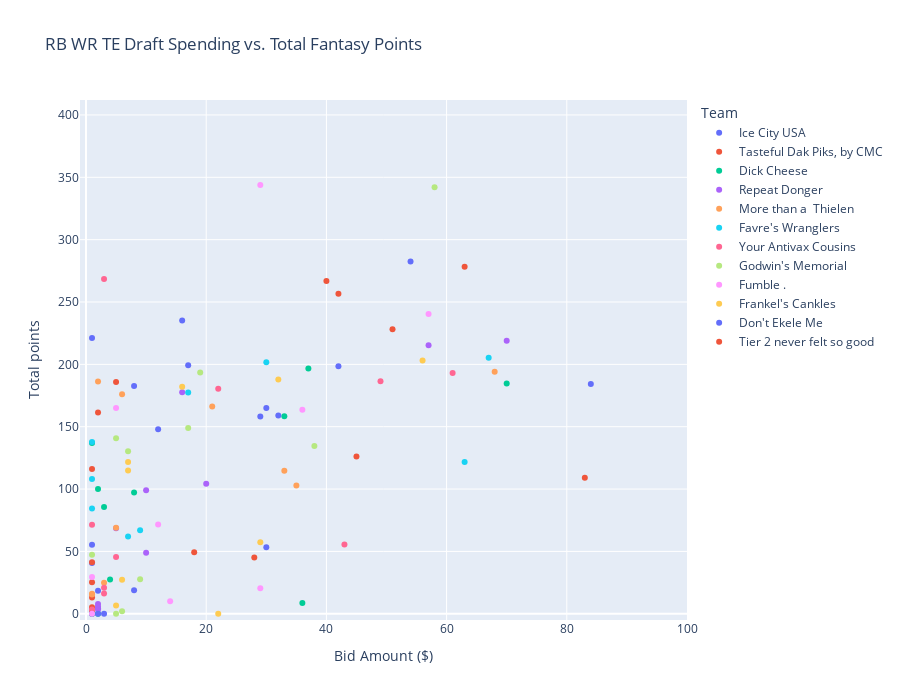

Write notebook code for a chart like this one.
### Code cell
acquisition_method = 'Draft'

position_subset = ['RB','WR','TE']

df = df_stints_f_draft[df_stints_f_draft['Position'].isin(position_subset)]

get_acquisitions_scatterplot(df , ' '.join(position_subset) , acquisition_method)

### Figure 1 — Plotly figure (JSON) as saved in the notebook; plotly's stock layout.template omitted (floating-point values rounded to 4 significant figures)
{"data": [{"customdata": [["Ice City USA", 84, 184.3, [1, 2, 3, 4, 5, 6, 7, 8]], ["Ice City USA", 42, 198.5, [1, 2, 3, 4, 5, 6, 7, 8, 10, 11, 12, 13, 14, 15, 16, 17]], ["Ice City USA", 30, 165.1, [1, 2, 3, 4, 5, 6, 7, 8, 9, 11, 12, 13, 14, 15, 16, 17]], ["Ice City USA", 16, 235.1, [1, 2, 3, 4, 5, 6, 7, 9, 10, 11, 12, 13, 14, 15, 16, 17]], ["Ice City USA", 12, 148, [1, 2, 3, 4, 5, 6, 7, 8, 9, 10, 11, 12, 13, 15, 16, 17]], ["Ice City USA", 2, 4.4, [1]], ["Ice City USA", 2, 18.5, [1, 2]], ["Ice City USA", 1, 40.8, [1, 2, 3, 4, 5]], ["Ice City USA", 1, 0, []], ["Ice City USA", 1, 221.1, [1, 2, 3, 4, 5, 6, 7, 8, 10, 11, 12, 13, 14, 15, 16, 17]]], "hovertemplate": "<b>%{hovertext}</b><br><br>Team=%{customdata[0]}<br>Bid Amount ($)=%{customdata[1]}<br>Total points=%{customdata[2]}<br>Stint (wks)=%{customdata[3]}<extra></extra>", "hovertext": ["Derrick Henry, RB (TEN)", "DK Metcalf, WR (SEA)", "David Montgomery, RB (CHI)", "Mark Andrews, TE (BAL)", "DeVonta Smith, WR (PHI)", "Michael Pittman Jr., WR (IND)", "DJ Chark Jr., WR (JAX)", "Jaylen Waddle, WR (MIA)", "Nyheim Hines, RB (IND)", "Leonard Fournette, RB (TB)"], "legendgroup": "Ice City USA", "marker": {"color": "#636efa", "symbol": "circle"}, "mode": "markers", "name": "Ice City USA", "showlegend": true, "type": "scatter", "x": [84, 42, 30, 16, 12, 2, 2, 1, 1, 1], "xaxis": "x", "y": [184.3, 198.5, 165.1, 235.1, 148, 4.4, 18.5, 40.8, 0, 221.1], "yaxis": "y"}, {"customdata": [["Tasteful Dak Piks, by CMC", 83, 109, [1, 2, 3, 4, 5, 6, 7, 8, 9, 10, 11, 12]], ["Tasteful Dak Piks, by CMC", 63, 278.3, [1, 2, 3, 4, 5, 6, 7, 8, 9, 10, 11, 12, 14, 15, 16, 17]], ["Tasteful Dak Piks, by CMC", 42, 256.6, [1, 2, 3, 4, 5, 6, 8, 9, 10, 11, 12, 13, 14, 15, 16, 17]], ["Tasteful Dak Piks, by CMC", 1, 5.3, [1, 2]], ["Tasteful Dak Piks, by CMC", 1, 1.4, [1]], ["Tasteful Dak Piks, by CMC", 1, 0.8, [1]], ["Tasteful Dak Piks, by CMC", 1, 0, [1, 2, 3]], ["Tasteful Dak Piks, by CMC", 1, 25.2, [1, 2, 3]], ["Tasteful Dak Piks, by CMC", 1, 13, [1, 2, 3]]], "hovertemplate": "<b>%{hovertext}</b><br><br>Team=%{customdata[0]}<br>Bid Amount ($)=%{customdata[1]}<br>Total points=%{customdata[2]}<br>Stint (wks)=%{customdata[3]}<extra></extra>", "hovertext": ["Christian McCaffrey, RB (CAR)", "Davante Adams, WR (GB)", "Justin Jefferson, WR (MIN)", "Russell Gage, WR (ATL)", "Chuba Hubbard, RB (CAR)", "J.D. McKissic, RB (WSH)", "Jamison Crowder, WR (NYJ)", "James White, RB (NE)", "Jonnu Smith, TE (NE)"], "legendgroup": "Tasteful Dak Piks, by CMC", "marker": {"color": "#EF553B", "symbol": "circle"}, "mode": "markers", "name": "Tasteful Dak Piks, by CMC", "showlegend": true, "type": "scatter", "x": [83, 63, 42, 1, 1, 1, 1, 1, 1], "xaxis": "x", "y": [109, 278.3, 256.6, 5.3, 1.4, 0.8, 0, 25.2, 13], "yaxis": "y"}, {"customdata": [["Dick Cheese", 70, 184.6, [1, 2, 3, 4, 5, 6, 8, 9, 10, 11, 12, 13, 14, 15, 16, 17]], ["Dick Cheese", 37, 196.6, [1, 2, 3, 4, 5, 6, 8, 9, 10, 11, 12, 13, 14, 15, 16, 17]], ["Dick Cheese", 36, 8.7, [1]], ["Dick Cheese", 33, 158.4, [1, 2, 3, 4, 5, 6, 8, 9, 10, 11, 12, 13, 14, 15, 16, 17]], ["Dick Cheese", 8, 97.2, [1, 2, 3, 4, 5, 6, 7, 8, 9, 10]], ["Dick Cheese", 4, 27.4, [1]], ["Dick Cheese", 3, 85.7, [1, 2, 3, 4, 5, 7, 8, 9, 10, 11, 12]], ["Dick Cheese", 2, 0, []], ["Dick Cheese", 2, 100.1, [1, 2, 3, 4, 5, 6, 7, 8, 10, 11, 12, 13, 14, 15, 16, 17]], ["Dick Cheese", 1, 137, [1, 2, 3, 4, 5, 6, 7, 8, 9, 10, 11, 12, 13, 15, 16, 17]]], "hovertemplate": "<b>%{hovertext}</b><br><br>Team=%{customdata[0]}<br>Bid Amount ($)=%{customdata[1]}<br>Total points=%{customdata[2]}<br>Stint (wks)=%{customdata[3]}<extra></extra>", "hovertext": ["Dalvin Cook, RB (MIN)", "Keenan Allen, WR (LAC)", "Clyde Edwards-Helaire, RB (KC)", "James Robinson, RB (JAX)", "Courtland Sutton, WR (DEN)", "Deebo Samuel, WR (SF)", "Corey Davis, WR (NYJ)", "Marvin Jones Jr., WR (JAX)", "Antonio Brown, WR (TB)", "Dallas Goedert, TE (PHI)"], "legendgroup": "Dick Cheese", "marker": {"color": "#00cc96", "symbol": "circle"}, "mode": "markers", "name": "Dick Cheese", "showlegend": true, "type": "scatter", "x": [70, 37, 36, 33, 8, 4, 3, 2, 2, 1], "xaxis": "x", "y": [184.6, 196.6, 8.7, 158.4, 97.2, 27.4, 85.7, 0, 100.1, 137], "yaxis": "y"}, {"customdata": [["Repeat Donger", 70, 218.9, [1, 2, 3, 4, 5, 6, 8, 9, 10, 11, 12, 13, 14, 15, 16, 17]], ["Repeat Donger", 57, 215.4, [1, 2, 3, 4, 5, 6, 8, 9, 10, 11, 12, 13, 14, 15, 16, 17]], ["Repeat Donger", 20, 104.3, [1, 2, 3, 4, 5, 6, 7, 8, 9, 10, 12, 13, 14, 15, 16, 17]], ["Repeat Donger", 16, 177.6, [1, 2, 3, 4, 5, 6, 7, 9, 10, 11, 12, 13, 14, 15, 16, 17]], ["Repeat Donger", 10, 99, [1, 2, 3, 4, 5, 6, 7, 8, 9, 10, 11, 12, 14, 15, 16]], ["Repeat Donger", 10, 49, [1, 2, 3, 4, 5, 6]], ["Repeat Donger", 5, 68.5, [1, 2, 3, 4, 5, 6, 7, 8]], ["Repeat Donger", 2, 3.5, [1, 2]], ["Repeat Donger", 2, 7.9, [1, 2]], ["Repeat Donger", 2, 5.6, [1]]], "hovertemplate": "<b>%{hovertext}</b><br><br>Team=%{customdata[0]}<br>Bid Amount ($)=%{customdata[1]}<br>Total points=%{customdata[2]}<br>Stint (wks)=%{customdata[3]}<extra></extra>", "hovertext": ["Ezekiel Elliott, RB (DAL)", "Stefon Diggs, WR (BUF)", "Odell Beckham Jr., WR (LAR)", "Josh Jacobs, RB (OAK)", "Kareem Hunt, RB (CLE)", "Tyler Boyd, WR (CIN)", "Noah Fant, TE (DEN)", "Ronald Jones II, RB (TB)", "James Conner, RB (ARI)", "Michael Gallup, WR (DAL)"], "legendgroup": "Repeat Donger", "marker": {"color": "#ab63fa", "symbol": "circle"}, "mode": "markers", "name": "Repeat Donger", "showlegend": true, "type": "scatter", "x": [70, 57, 20, 16, 10, 10, 5, 2, 2, 2], "xaxis": "x", "y": [218.9, 215.4, 104.3, 177.6, 99, 49, 68.5, 3.5, 7.9, 5.6], "yaxis": "y"}, {"customdata": [["More than a  Thielen", 68, 194, [1, 2, 3, 4, 5, 7, 8, 9, 10, 11, 12, 13, 14, 15, 16, 17]], ["More than a  Thielen", 35, 102.8, [1, 2, 3, 4, 5, 6, 7, 9, 10, 11, 12, 13, 14, 15, 16, 17]], ["More than a  Thielen", 33, 114.7, [1, 2, 3, 4, 5, 6, 7, 8, 9, 10]], ["More than a  Thielen", 21, 166.3, [1, 2, 3, 4, 5, 6, 8, 9, 10, 11, 12, 13, 14, 15, 16, 17]], ["More than a  Thielen", 6, 176, [1, 2, 3, 4, 5, 6, 7, 8, 9, 10, 12, 13, 14, 15, 16, 17]], ["More than a  Thielen", 5, 68.9, [1, 2, 3, 4, 5, 6, 8, 9, 10]], ["More than a  Thielen", 3, 24.9, [1, 2, 3, 4]], ["More than a  Thielen", 2, 186.2, [1, 2, 3, 4, 5, 6, 8, 9, 10, 11, 12, 13, 14, 15, 16, 17]], ["More than a  Thielen", 1, 16, [1, 2]], ["More than a  Thielen", 1, 15.4, [1, 2]]], "hovertemplate": "<b>%{hovertext}</b><br><br>Team=%{customdata[0]}<br>Bid Amount ($)=%{customdata[1]}<br>Total points=%{customdata[2]}<br>Stint (wks)=%{customdata[3]}<extra></extra>", "hovertext": ["Alvin Kamara, RB (NO)", "Darren Waller, TE (OAK)", "Robert Woods, WR (LAR)", "Adam Thielen, WR (MIN)", "Javonte Williams, RB (DEN)", "Chase Claypool, WR (PIT)", "Kenyan Drake, RB (OAK)", "Mike Williams, WR (LAC)", "David Johnson, RB (HOU)", "Jalen Reagor, WR (PHI)"], "legendgroup": "More than a  Thielen", "marker": {"color": "#FFA15A", "symbol": "circle"}, "mode": "markers", "name": "More than a  Thielen", "showlegend": true, "type": "scatter", "x": [68, 35, 33, 21, 6, 5, 3, 2, 1, 1], "xaxis": "x", "y": [194, 102.8, 114.7, 166.3, 176, 68.9, 24.9, 186.2, 16, 15.4], "yaxis": "y"}, {"customdata": [["Favre's Wranglers", 67, 205.4, [1, 2, 3, 4, 5, 6, 7, 8, 9, 10, 11, 13, 14, 15, 16, 17]], ["Favre's Wranglers", 63, 121.7, [1, 2, 3, 4, 5, 6, 7, 8, 9, 11, 12, 13, 14, 15, 16, 17]], ["Favre's Wranglers", 30, 201.6, [1, 2, 3, 4, 5, 6, 7, 8, 10, 11, 12, 13, 14, 15, 16, 17]], ["Favre's Wranglers", 17, 177.5, [1, 2, 3, 4, 5, 6, 7, 8, 9, 10, 11, 12, 14, 15, 16, 17]], ["Favre's Wranglers", 9, 66.9, [1, 2, 3, 4, 5, 6, 7, 8, 9, 11, 12, 13, 14, 15, 16, 17]], ["Favre's Wranglers", 7, 62, [1, 2, 3, 4, 5, 6, 7, 8, 9, 10, 12, 13, 14, 15, 16, 17]], ["Favre's Wranglers", 1, 137.8, [1, 2, 3, 4, 5, 6, 7, 8, 9, 10, 11, 12, 13, 15, 16, 17]], ["Favre's Wranglers", 1, 0, [1]], ["Favre's Wranglers", 1, 108, [1, 2, 3, 4, 5, 6, 8, 9, 10, 11, 12, 13, 14, 15]], ["Favre's Wranglers", 1, 84.4, [1, 2, 3, 4, 5, 6, 8, 9, 10, 11, 12, 13, 14, 15]]], "hovertemplate": "<b>%{hovertext}</b><br><br>Team=%{customdata[0]}<br>Bid Amount ($)=%{customdata[1]}<br>Total points=%{customdata[2]}<br>Stint (wks)=%{customdata[3]}<extra></extra>", "hovertext": ["Travis Kelce, TE (KC)", "Saquon Barkley, RB (NYG)", "Mike Evans, WR (TB)", "DJ Moore, WR (CAR)", "Kenny Golladay, WR (NYG)", "Jerry Jeudy, WR (DEN)", "Jakobi Meyers, WR (NE)", "Curtis Samuel, WR (WSH)", "Cole Beasley, WR (BUF)", "Zack Moss, RB (BUF)"], "legendgroup": "Favre's Wranglers", "marker": {"color": "#19d3f3", "symbol": "circle"}, "mode": "markers", "name": "Favre's Wranglers", "showlegend": true, "type": "scatter", "x": [67, 63, 30, 17, 9, 7, 1, 1, 1, 1], "xaxis": "x", "y": [205.4, 121.7, 201.6, 177.5, 66.9, 62, 137.8, 0, 108, 84.4], "yaxis": "y"}, {"customdata": [["Your Antivax Cousins", 61, 193, [1, 2, 3, 4, 5, 6, 7, 8, 9, 10, 11, 12, 14, 15, 16]], ["Your Antivax Cousins", 49, 186.5, [1, 2, 3, 4, 5, 6, 7, 8, 10, 11, 12, 13, 14, 15, 16, 17]], ["Your Antivax Cousins", 43, 55.6, [1, 2, 3, 4, 5, 7, 8, 9, 10, 11, 12, 13]], ["Your Antivax Cousins", 22, 180.4, [1, 2, 3, 4, 5, 6, 7, 8, 10, 11, 12, 13, 14, 15, 16, 17]], ["Your Antivax Cousins", 5, 45.6, [1, 2, 3, 4, 5, 6]], ["Your Antivax Cousins", 3, 268.5, [1, 2, 3, 4, 5, 6, 7, 8, 9, 11, 12, 13, 14, 15, 16, 17]], ["Your Antivax Cousins", 3, 20.8, [1, 2, 3, 4, 5]], ["Your Antivax Cousins", 3, 16.2, [1, 2, 3]], ["Your Antivax Cousins", 1, 3.4, [1]], ["Your Antivax Cousins", 1, 71.4, [1, 2, 3, 4, 5, 6, 7, 8, 9, 10]]], "hovertemplate": "<b>%{hovertext}</b><br><br>Team=%{customdata[0]}<br>Bid Amount ($)=%{customdata[1]}<br>Total points=%{customdata[2]}<br>Stint (wks)=%{customdata[3]}<extra></extra>", "hovertext": ["Nick Chubb, RB (CLE)", "Antonio Gibson, RB (WSH)", "Calvin Ridley, WR (ATL)", "Tyler Lockett, WR (SEA)", "Laviska Shenault Jr., WR (JAX)", "Ja'Marr Chase, WR (CIN)", "Trey Sermon, RB (SF)", "Michael Carter, RB (NYJ)", "Mecole Hardman, WR (KC)", "Tyler Higbee, TE (LAR)"], "legendgroup": "Your Antivax Cousins", "marker": {"color": "#FF6692", "symbol": "circle"}, "mode": "markers", "name": "Your Antivax Cousins", "showlegend": true, "type": "scatter", "x": [61, 49, 43, 22, 5, 3, 3, 3, 1, 1], "xaxis": "x", "y": [193, 186.5, 55.6, 180.4, 45.6, 268.5, 20.8, 16.2, 3.4, 71.4], "yaxis": "y"}, {"customdata": [["Godwin's Memorial", 58, 342.1, [1, 2, 3, 4, 5, 6, 7, 8, 9, 10, 11, 12, 13, 15, 16, 17]], ["Godwin's Memorial", 38, 134.6, [1, 2, 3, 4, 5, 6, 7, 8, 9, 10, 11, 12, 14, 15, 16, 17]], ["Godwin's Memorial", 19, 193.4, [1, 2, 3, 4, 5, 6, 7, 8, 10, 11, 12, 13, 14, 15, 16, 17]], ["Godwin's Memorial", 17, 148.9, [1, 2, 3, 4, 5, 6, 7, 8, 9, 10, 12, 13, 14, 15, 16, 17]], ["Godwin's Memorial", 9, 27.7, [1, 2, 3, 4, 5]], ["Godwin's Memorial", 7, 130.4, [1, 2, 3, 4, 5, 6, 7, 8, 9, 10, 12, 13, 14, 15, 16, 17]], ["Godwin's Memorial", 6, 2, [1]], ["Godwin's Memorial", 5, 140.8, [1, 2, 3, 4, 5, 7, 8, 9, 10, 11, 12, 13, 14, 15, 16, 17]], ["Godwin's Memorial", 5, 0, [1, 2, 3, 4, 5, 7, 8]], ["Godwin's Memorial", 1, 47.4, [1, 2, 3, 4, 5, 6]]], "hovertemplate": "<b>%{hovertext}</b><br><br>Team=%{customdata[0]}<br>Bid Amount ($)=%{customdata[1]}<br>Total points=%{customdata[2]}<br>Stint (wks)=%{customdata[3]}<extra></extra>", "hovertext": ["Jonathan Taylor, RB (IND)", "A.J. Brown, WR (TEN)", "Chris Godwin, WR (TB)", "Darrell Henderson Jr., RB (LAR)", "Logan Thomas, TE (WSH)", "Sony Michel, RB (LAR)", "Raheem Mostert, RB (SF)", "Kyle Pitts, TE (ATL)", "Michael Thomas, WR (NO)", "Devin Singletary, RB (BUF)"], "legendgroup": "Godwin's Memorial", "marker": {"color": "#B6E880", "symbol": "circle"}, "mode": "markers", "name": "Godwin's Memorial", "showlegend": true, "type": "scatter", "x": [58, 38, 19, 17, 9, 7, 6, 5, 5, 1], "xaxis": "x", "y": [342.1, 134.6, 193.4, 148.9, 27.7, 130.4, 2, 140.8, 0, 47.4], "yaxis": "y"}, {"customdata": [["Fumble .", 57, 240.3, [1, 2, 3, 4, 5, 6, 7, 8, 9, 10, 11, 13, 14, 15, 16, 17]], ["Fumble .", 36, 163.7, [1, 2, 3, 4, 5, 6, 7, 8, 10, 11, 12, 13, 14, 15, 16, 17]], ["Fumble .", 29, 20.4, [1]], ["Fumble .", 29, 343.9, [1, 2, 3, 4, 5, 6, 7, 8, 9, 10, 12, 13, 14, 15, 16, 17]], ["Fumble .", 14, 10.1, [1]], ["Fumble .", 12, 71.6, [1, 2, 3, 4, 5, 7, 8, 9, 10, 11, 12]], ["Fumble .", 5, 165, [1, 2, 3, 4, 5, 6, 7, 8, 9, 10, 12, 13, 14, 15, 16, 17]], ["Fumble .", 1, 0, [1]], ["Fumble .", 1, 29.4, [1, 2, 3]]], "hovertemplate": "<b>%{hovertext}</b><br><br>Team=%{customdata[0]}<br>Bid Amount ($)=%{customdata[1]}<br>Total points=%{customdata[2]}<br>Stint (wks)=%{customdata[3]}<extra></extra>", "hovertext": ["Tyreek Hill, WR (KC)", "Terry McLaurin, WR (WSH)", "D'Andre Swift, RB (DET)", "Cooper Kupp, WR (LAR)", "Myles Gaskin, RB (MIA)", "Mike Davis, RB (ATL)", "Melvin Gordon III, RB (DEN)", "Mike Gesicki, TE (MIA)", "Ty'Son Williams, RB (BAL)"], "legendgroup": "Fumble .", "marker": {"color": "#FF97FF", "symbol": "circle"}, "mode": "markers", "name": "Fumble .", "showlegend": true, "type": "scatter", "x": [57, 36, 29, 29, 14, 12, 5, 1, 1], "xaxis": "x", "y": [240.3, 163.7, 20.4, 343.9, 10.1, 71.6, 165, 0, 29.4], "yaxis": "y"}, {"customdata": [["Frankel's Cankles", 56, 203, [1, 2, 3, 4, 5, 6, 7, 8, 9, 10, 11, 12, 14, 15, 16, 17]], ["Frankel's Cankles", 32, 187.8, [1, 2, 3, 4, 5, 6, 8, 9, 10, 11, 12, 13, 14, 15, 16, 17]], ["Frankel's Cankles", 29, 57.3, [1, 2, 3, 4, 5, 6, 7, 8, 9, 11, 12, 13, 14]], ["Frankel's Cankles", 22, 0, [1, 2, 3]], ["Frankel's Cankles", 16, 182.1, [1, 2, 3, 4, 5, 6, 7, 8, 9, 11, 12, 13, 14, 15, 16, 17]], ["Frankel's Cankles", 7, 121.8, [1, 2, 3, 4, 5, 6, 7, 8, 9, 10, 11, 13, 14, 15, 16, 17]], ["Frankel's Cankles", 7, 114.8, [1, 2, 3, 4, 5, 6, 7, 8, 10, 11, 12, 13, 14, 15, 16, 17]], ["Frankel's Cankles", 6, 27.3, [1, 2, 3, 4, 5]], ["Frankel's Cankles", 5, 6.6, [1, 2, 3, 4]]], "hovertemplate": "<b>%{hovertext}</b><br><br>Team=%{customdata[0]}<br>Bid Amount ($)=%{customdata[1]}<br>Total points=%{customdata[2]}<br>Stint (wks)=%{customdata[3]}<extra></extra>", "hovertext": ["Aaron Jones, RB (GB)", "CeeDee Lamb, WR (DAL)", "Allen Robinson II, WR (CHI)", "Gus Edwards, RB (BAL)", "Tee Higgins, WR (CIN)", "Chase Edmonds, RB (ARI)", "T.J. Hockenson, TE (DET)", "JuJu Smith-Schuster, WR (PIT)", "William Fuller V, WR (MIA)"], "legendgroup": "Frankel's Cankles", "marker": {"color": "#FECB52", "symbol": "circle"}, "mode": "markers", "name": "Frankel's Cankles", "showlegend": true, "type": "scatter", "x": [56, 32, 29, 22, 16, 7, 7, 6, 5], "xaxis": "x", "y": [203, 187.8, 57.3, 0, 182.1, 121.8, 114.8, 27.3, 6.6], "yaxis": "y"}, {"customdata": [["Don't Ekele Me", 54, 282.4, [1, 2, 3, 4, 5, 6, 8, 9, 10, 11, 12, 13, 14, 15, 16, 17]], ["Don't Ekele Me", 32, 159, [1, 2, 3, 4, 5, 7, 8, 9, 10, 11, 12, 13, 14, 15, 16, 17]], ["Don't Ekele Me", 30, 53.3, [1, 2, 3, 4, 5, 6, 7]], ["Don't Ekele Me", 29, 158.1, [1, 2, 3, 4, 5, 6, 8, 9, 10, 11, 12, 13, 14, 15, 16, 17]], ["Don't Ekele Me", 17, 199.2, [1, 2, 3, 4, 5, 6, 8, 9, 10, 11, 12, 13, 14, 15, 16]], ["Don't Ekele Me", 8, 18.8, [1, 2, 3]], ["Don't Ekele Me", 8, 182.7, [1, 2, 3, 4, 5, 6, 7, 8, 9, 11, 12, 13, 14, 15, 16, 17]], ["Don't Ekele Me", 3, 0, []], ["Don't Ekele Me", 2, 0, []], ["Don't Ekele Me", 1, 55.4, [1, 2, 3, 4, 5, 6]]], "hovertemplate": "<b>%{hovertext}</b><br><br>Team=%{customdata[0]}<br>Bid Amount ($)=%{customdata[1]}<br>Total points=%{customdata[2]}<br>Stint (wks)=%{customdata[3]}<extra></extra>", "hovertext": ["Austin Ekeler, RB (LAC)", "George Kittle, TE (SF)", "Miles Sanders, RB (PHI)", "Amari Cooper, WR (DAL)", "Diontae Johnson, WR (PIT)", "Robby Anderson, WR (CAR)", "Brandin Cooks, WR (HOU)", "Jarvis Landry, WR (CLE)", "Marquise Brown, WR (BAL)", "Jamaal Williams, RB (DET)"], "legendgroup": "Don't Ekele Me", "marker": {"color": "#636efa", "symbol": "circle"}, "mode": "markers", "name": "Don't Ekele Me", "showlegend": true, "type": "scatter", "x": [54, 32, 30, 29, 17, 8, 8, 3, 2, 1], "xaxis": "x", "y": [282.4, 159, 53.3, 158.1, 199.2, 18.8, 182.7, 0, 0, 55.4], "yaxis": "y"}, {"customdata": [["Tier 2 never felt so good", 51, 228.1, [1, 2, 3, 4, 5, 6, 8, 9, 10, 11, 12, 13, 14, 15, 16]], ["Tier 2 never felt so good", 45, 126.2, [1, 2, 3, 4, 5, 6, 7, 8, 9, 10, 11, 13, 14, 15, 16, 17]], ["Tier 2 never felt so good", 40, 266.9, [1, 2, 3, 4, 5, 6, 7, 8, 9, 11, 12, 13, 14, 15, 16, 17]], ["Tier 2 never felt so good", 28, 45.1, [1, 2, 3, 4, 5, 6, 7, 8, 10, 11]], ["Tier 2 never felt so good", 18, 49.4, [1, 2, 3, 4, 5, 6, 7, 8, 9, 10, 11, 12, 14, 15]], ["Tier 2 never felt so good", 5, 185.8, [1, 2, 3, 4, 5, 6, 7, 8, 9, 10, 11, 12, 13, 15, 16, 17]], ["Tier 2 never felt so good", 2, 161.4, [1, 2, 3, 4, 5, 6, 7, 8, 9, 10, 11, 12, 14, 15, 16, 17]], ["Tier 2 never felt so good", 1, 116.1, [1, 2, 3, 4, 5, 7, 8, 9, 10, 11, 12, 13, 14, 15, 16]], ["Tier 2 never felt so good", 1, 41.4, [1, 2, 3, 4, 5, 6, 7, 8, 9, 10, 11]]], "hovertemplate": "<b>%{hovertext}</b><br><br>Team=%{customdata[0]}<br>Bid Amount ($)=%{customdata[1]}<br>Total points=%{customdata[2]}<br>Stint (wks)=%{customdata[3]}<extra></extra>", "hovertext": ["Najee Harris, RB (PIT)", "DeAndre Hopkins, WR (ARI)", "Joe Mixon, RB (CIN)", "Chris Carson, RB (SEA)", "Julio Jones, WR (TEN)", "Damien Harris, RB (NE)", "AJ Dillon, RB (GB)", "Marquez Callaway, WR (NO)", "Robert Tonyan, TE (GB)"], "legendgroup": "Tier 2 never felt so good", "marker": {"color": "#EF553B", "symbol": "circle"}, "mode": "markers", "name": "Tier 2 never felt so good", "showlegend": true, "type": "scatter", "x": [51, 45, 40, 28, 18, 5, 2, 1, 1], "xaxis": "x", "y": [228.1, 126.2, 266.9, 45.1, 49.4, 185.8, 161.4, 116.1, 41.4], "yaxis": "y"}], "layout": {"height": 700, "legend": {"title": {"text": "Team"}, "tracegroupgap": 0}, "title": {"text": "RB WR TE Draft Spending vs. Total Fantasy Points"}, "width": 900, "xaxis": {"anchor": "y", "domain": [0, 1], "range": [-1, 100], "title": {"text": "Bid Amount ($)"}}, "yaxis": {"anchor": "x", "domain": [0, 1], "range": [-5, 412], "title": {"text": "Total points"}}}}
